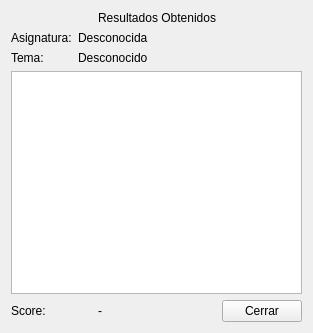
<?xml version="1.0" encoding="UTF-8"?>
<ui version="4.0">
 <class>ScoreForm</class>
 <widget class="QWidget" name="ScoreForm">
  <property name="geometry">
   <rect>
    <x>0</x>
    <y>0</y>
    <width>313</width>
    <height>333</height>
   </rect>
  </property>
  <property name="windowTitle">
   <string>Cuestionario</string>
  </property>
  <property name="windowIcon">
   <iconset resource="Recursos.qrc">
    <normaloff>:/new/prefix1/Recursos/Score.png</normaloff>:/new/prefix1/Recursos/Score.png</iconset>
  </property>
  <layout class="QGridLayout" name="gridLayout">
   <item row="0" column="1">
    <widget class="QLabel" name="label">
     <property name="text">
      <string>Resultados Obtenidos</string>
     </property>
    </widget>
   </item>
   <item row="1" column="0" colspan="2">
    <layout class="QFormLayout" name="formLayout">
     <item row="0" column="0">
      <widget class="QLabel" name="labelasigname">
       <property name="text">
        <string>Asignatura:</string>
       </property>
      </widget>
     </item>
     <item row="0" column="1">
      <widget class="QLabel" name="labelasignatura">
       <property name="text">
        <string>Desconocida</string>
       </property>
      </widget>
     </item>
     <item row="1" column="0">
      <widget class="QLabel" name="labeltemaname">
       <property name="text">
        <string>Tema:</string>
       </property>
      </widget>
     </item>
     <item row="1" column="1">
      <widget class="QLabel" name="labeltema">
       <property name="text">
        <string>Desconocido</string>
       </property>
      </widget>
     </item>
    </layout>
   </item>
   <item row="2" column="0" colspan="3">
    <widget class="QTableWidget" name="tableRes"/>
   </item>
   <item row="3" column="0">
    <widget class="QLabel" name="labelscorename">
     <property name="text">
      <string>Score:</string>
     </property>
    </widget>
   </item>
   <item row="3" column="1">
    <widget class="QLabel" name="labelscore">
     <property name="text">
      <string>-</string>
     </property>
    </widget>
   </item>
   <item row="3" column="2">
    <widget class="QPushButton" name="btcerrar">
     <property name="text">
      <string>Cerrar</string>
     </property>
    </widget>
   </item>
  </layout>
 </widget>
 <resources>
  <include location="Recursos.qrc"/>
 </resources>
 <connections/>
</ui>
